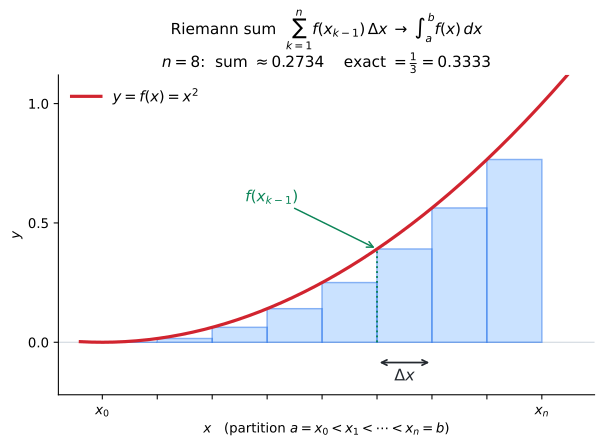

Source code (Python):
#!/usr/bin/env python3
"""Static figure for 11강 3기 9강 — the Riemann sum: filling the area under a
curve with rectangles of width Delta x and height f(x_{k-1}) (lecture §3).
Renders next to itself as an SVG embedded by the note.

Reproduce:  uv run --with matplotlib --with numpy python riemann-sum-rectangles-03-season-09-03.py
"""
from pathlib import Path
import numpy as np
import matplotlib.pyplot as plt

OUT = Path(__file__).with_suffix(".svg")


def f(x):
    return x**2


a, b, n = 0.0, 1.0, 8
edges = np.linspace(a, b, n + 1)        # x_0, ..., x_n
left = edges[:-1]                        # x_{k-1} (left endpoints)
dx = (b - a) / n
heights = f(left)                        # f(x_{k-1})

riemann = np.sum(heights * dx)
exact = (b**3 - a**3) / 3.0

xs = np.linspace(a - 0.05, b + 0.08, 400)

fig, ax = plt.subplots(figsize=(6.4, 4.8))

# left-rectangle Riemann sum
ax.bar(left, heights, width=dx, align="edge",
       color="#9ecbff", edgecolor="#1f6feb", lw=1.1, alpha=0.55, zorder=2)

# the curve y = x^2
ax.plot(xs, f(xs), color="#d1242f", lw=2.4, zorder=4, label=r"$y=f(x)=x^2$")

# mark a representative subinterval [x_{k-1}, x_k] with width Delta x
k = 5
x0, x1 = edges[k], edges[k + 1]
y0 = f(x0)
ax.annotate("", xy=(x1, -0.085), xytext=(x0, -0.085),
            arrowprops=dict(arrowstyle="<->", color="#24292f", lw=1.3))
ax.text((x0 + x1) / 2, -0.16, r"$\Delta x$", ha="center", fontsize=12, color="#24292f")
ax.plot([x0, x0], [0, y0], color="#0b8457", lw=1.4, ls=":", zorder=5)
ax.annotate(r"$f(x_{k-1})$", xy=(x0, y0), xytext=(x0 - 0.30, y0 + 0.20),
            fontsize=11.5, color="#0b8457",
            arrowprops=dict(arrowstyle="->", color="#0b8457", lw=1.1))

# axis ticks at the partition points x_0 .. x_n
ax.set_xticks(edges)
ax.set_xticklabels([r"$x_0$"] + [""] * (n - 1) + [r"$x_n$"])
ax.set_yticks([0, 0.5, 1.0])

ax.set_xlim(a - 0.10, b + 0.12)
ax.set_ylim(-0.22, 1.12)
ax.set_xlabel(r"$x$   (partition $a=x_0<x_1<\cdots<x_n=b$)")
ax.set_ylabel(r"$y$")
ax.set_title(
    r"Riemann sum  $\sum_{k=1}^{n} f(x_{k-1})\,\Delta x \;\to\; \int_a^b f(x)\,dx$"
    + "\n"
    + rf"$n={n}$:  sum $\approx {riemann:.4f}$    exact $=\frac{{1}}{{3}}={exact:.4f}$",
    fontsize=11.5)

ax.axhline(0, color="#d0d7de", lw=0.8, zorder=1)
ax.legend(loc="upper left", fontsize=11, frameon=False)
for s in ("top", "right"):
    ax.spines[s].set_visible(False)
fig.tight_layout()
fig.savefig(OUT, format="svg", bbox_inches="tight")
print(f"wrote {OUT}  (n={n}, riemann={riemann:.4f}, exact={exact:.4f})")
